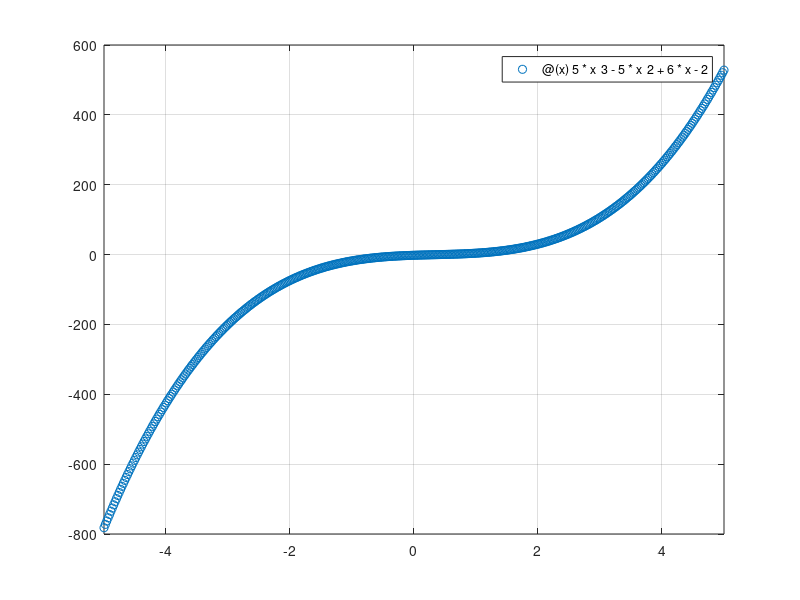

This chart was generated by the following MATLAB code: (Note: this script raises an error after producing the figure.)
% % 5.2 Determine the real root of f(x)  5x3 - 5x2 + 6x - 2:
% % (a) Graphically.
% % (b) Using bisection to locate the root. Employ initial guesses of
% % xl 5 0 and xu 5 1 and iterate until the estimated error ea falls
% % below a level of es 5 10%.


% a -> using the plot function to plot the graph of the function to find
% the roots of the same

% TO FIND THE ROOTS OF A POLYNOMIAL, FIRST WE HAVE THE ROOTS FUNCTION
% WE FIRST DEFINE A ROW VECTOR WITH ALL THE COEFFCIENTS

p = [5 -5 6 -2];

r = roots(p);

% to plot the function, and get the roots graphically, we use the function
% fplot()
% by default this does in the range of -5 to 5


fplot(@(x) 5*x^3-5*x^2+6*x-2, "o");
grid("on")

% using bisection method

F = @(x) 5*x^3-5*x^2+6*x-2;



[root, fx, ea, iter] = bisection_method(F, 0, 1, 0.1);


% Display the results
disp(['Root: ', num2str(root)]);
disp(['Function value at root: ', num2str(fx)]);
disp(['Approximate relative error: ', num2str(ea), '%']);
disp(['Number of iterations: ', num2str(iter)]);


function [root, fx, ea, iter] = bisection_method(F, A, B, es)
if nargin < 4 || isempty(es)
    es = 0.01;
end
iter = 0;
xr = A;
ea = 100;
fa = F(A);
fb = F(B);
if sign(fa) == sign(fb)
    error('No root exists within the given limits');
end
while ea > es
    xr_prev = xr;
    xr = (A + B) / 2;
    fx = F(xr);
    if xr ~= 0
        ea = abs((xr - xr_prev) / xr) * 100;
    end
    if sign(fx) == sign(fa)
        A = xr;
        fa = fx;
    else
        B = xr;
        fb = fx;
    end
    iter = iter + 1;
    if iter > 100
        error('Maximum iterations reached');
    end
end

root = xr;
fx = F(xr);
ea = ea;
end

%% MADE BY DHRUV DUGAR
%% 2020A1PS1322P